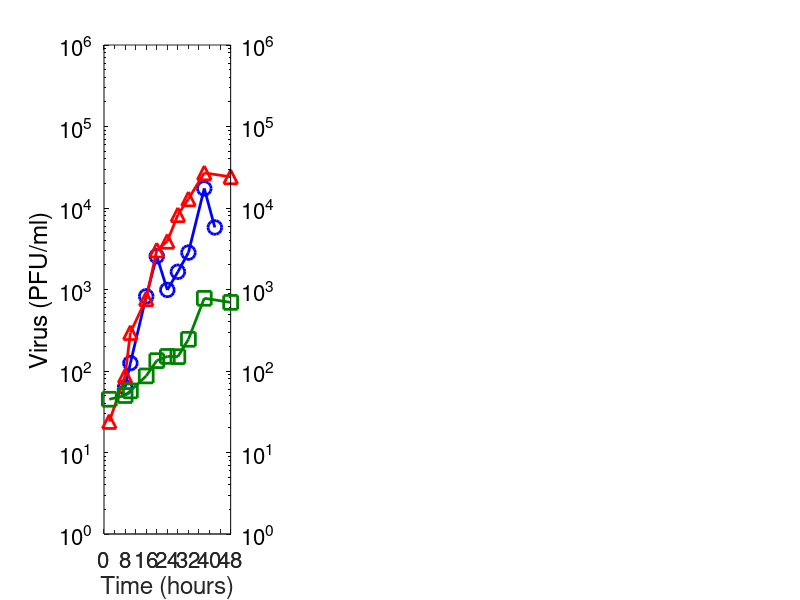

Write the MATLAB code that produced this figure. (Note: this script raises an error after producing the figure.)
% Creates Data Plot

figure('Position',[100 500 1800 700])

% --- Avian Data ---
avt = [480, 600, 960, 1200, 1440, 1680, 1920,  2280, 2520]/60;
av  = [ 63, 125, 825, 2563,  988, 1650, 2838, 17375, 5775];

ait = [120, 480, 600, 960, 1200, 1440, 1680,  1920,  2280,  2880]/60;
ai  = [ 24,  87, 296, 770, 3048, 3901, 8261, 12935, 26970, 24120];

art = [120, 480, 600, 960, 1200, 1440, 1680, 1920, 2280, 2880]/60;
ar  = [ 45,  50,  57,  87,  134,  151,  150,  245,  780,  695];

% --- Seasonal Data ---
svt = [600,  720,  960,  1200,  1440,  1800,  2280,  2880]/60;
sv  = [ 20, 5846, 6900, 38500, 39738, 20238, 15138, 20453];

sit = [120,  480,  720,  960, 1200, 1440]/60;
si  = [391, 1723, 3462, 4618, 6807, 8164] - 300;

siit  = [1440, 1800, 2280, 2880]/60;
%sii   = [8164, 10200, 12913, 16306] - 300;
sii   = [8164, 8500, 8500, 8500] - 300;

srt = [120, 480, 720, 960, 1200, 1440, 1800, 2280, 2880]/60;
sr  = [  1,   1,   1,   2,    6,   16,   68,  239,  655];

% --- Swine Data ---
wvt = [120,   720,   960,   1200,   1440,   1800,   2880]/60;
wv  = [ 20, 64620, 84053, 254587, 665559, 814586, 654773];

wit = [480,  720,  960,  1200,  1440,  1920,  2880]/60;
wi  = [ 75+1, 1835, 1349, 23458, 12073, 30700, 19814] - 75;

wrt = [480, 720,  960, 1200, 1440, 1920, 2880]/60;
wr  = [ 36,  55,   46,  150,   93,  380, 1224];

% --- Plot ---

% Avian
subplot(1, 3, 1)
[haxes, hline1, hline2] = plotyy(avt, av, art, ar, 'semilogy', 'semilogy');
hold on
hline3 = plot(ait, ai);
hold off

set(hline1, 'LineWidth', 2)
set(hline1, 'Marker', 'o')
set(hline1, 'MarkerSize', 10)
set(hline1, 'Color', 'b')

set(hline2, 'LineWidth', 2)
set(hline2, 'Marker', 's')
set(hline2, 'MarkerSize', 10)
set(hline2, 'Color', [0 .5 0])

set(hline3, 'LineWidth', 2)
set(hline3, 'Marker', '^')
set(hline3, 'MarkerSize', 10)
set(hline3, 'Color', 'r')

axes(haxes(1))
set(haxes(1), 'FontSize', 16)
set(haxes(1), 'YColor', 'k')
set(haxes(1), 'YLim', [1 1e6])
set(haxes(1), 'YTick', [1 10 100 1000 10000 100000 1000000])
set(haxes(1), 'XLim', [0 48])
set(haxes(1), 'XTick', 0:4:48)
set(haxes(1), 'XTickLabel', {'0', '', '8', '', '16', '', '24', '', '32', '', '40', '', '48'})
xlabel('Time (hours)')
ylabel('Virus (PFU/ml)')

axes(haxes(2))
set(haxes(2), 'FontSize', 16)
set(haxes(2), 'YColor', 'k')
set(haxes(2), 'YLim', [1 1e6])
set(haxes(2), 'YTick', [1 10 100 1000 10000 100000 1000000])
set(haxes(2), 'XLim', [0 48])
set(haxes(2), 'XTick', 0:4:48)
set(haxes(2), 'XTickLabel', {'0', '', '8', '', '16', '', '24', '', '32', '', '40', '', '48'})
%ylabel('Chemokine (ng/ml)')

lhandle = legend('Virus', 'IP-10', 'RANTES', 4);
set(lhandle, 'Color', 'w')

title('Avian aH5N1 Influenza')

% Seasonal
subplot(1, 3, 2)
[haxes, hline1, hline2] = plotyy(svt, sv, srt, sr, 'semilogy', 'semilogy');
hold on
hline4 = plot(siit, sii);
hline3 = plot(sit, si);
hold off

set(hline1, 'LineWidth', 2)
set(hline1, 'Marker', 'o')
set(hline1, 'MarkerSize', 10)
set(hline1, 'Color', 'b')

set(hline2, 'LineWidth', 2)
set(hline2, 'Marker', 's')
set(hline2, 'MarkerSize', 10)
set(hline2, 'Color', [0 .5 0])

set(hline3, 'LineWidth', 2)
set(hline3, 'Marker', '^')
set(hline3, 'MarkerSize', 10)
set(hline3, 'Color', 'r')

set(hline4, 'LineWidth', 2)
set(hline4, 'LineStyle', ':')
set(hline4, 'Marker', '^')
set(hline4, 'MarkerSize', 10)
set(hline4, 'Color', 'r')

axes(haxes(1))
set(haxes(1), 'FontSize', 16)
set(haxes(1), 'YColor', 'k')
set(haxes(1), 'YLim', [1 1e6])
set(haxes(1), 'YTick', [1 10 100 1000 10000 100000 1000000])
set(haxes(1), 'XLim', [0 48])
set(haxes(1), 'XTick', 0:4:48)
set(haxes(1), 'XTickLabel', {'0', '', '8', '', '16', '', '24', '', '32', '', '40', '', '48'})
xlabel('Time (hours)')
%ylabel('Virus (PFU/ml)')

axes(haxes(2))
set(haxes(2), 'FontSize', 16)
set(haxes(2), 'YColor', 'k')
set(haxes(2), 'YLim', [1 1e6])
set(haxes(2), 'YTick', [1 10 100 1000 10000 100000 1000000])
set(haxes(2), 'XLim', [0 48])
set(haxes(2), 'XTick', 0:4:48)
set(haxes(2), 'XTickLabel', {'0', '', '8', '', '16', '', '24', '', '32', '', '40', '', '48'})
%ylabel('Chemokine (ng/ml)')

lhandle = legend([hline1 hline3 hline2], 'Virus', 'IP-10', 'RANTES', 4);
set(lhandle, 'Color', 'w')

title('Seasonal sH1N1 Influenza')

% Swine
subplot(1, 3, 3)

[haxes, hline1, hline2] = plotyy(wvt, wv, wrt, wr, 'semilogy', 'semilogy');
hold on
hline3 = plot(wit, wi);
hold off

set(hline1, 'LineWidth', 2)
set(hline1, 'Marker', 'o')
set(hline1, 'MarkerSize', 10)
set(hline1, 'Color', 'b')

set(hline2, 'LineWidth', 2)
set(hline2, 'Marker', 's')
set(hline2, 'MarkerSize', 10)
set(hline2, 'Color', [0 .5 0])

set(hline3, 'LineWidth', 2)
set(hline3, 'Marker', '^')
set(hline3, 'MarkerSize', 10)
set(hline3, 'Color', 'r')



axes(haxes(1))
set(haxes(1), 'FontSize', 16)
set(haxes(1), 'YColor', 'k')
set(haxes(1), 'YLim', [1 1e6])
set(haxes(1), 'YTick', [1 10 100 1000 10000 100000 1000000])
set(haxes(1), 'XLim', [0 48])
set(haxes(1), 'XTick', 0:4:48)
set(haxes(1), 'XTickLabel', {'0', '', '8', '', '16', '', '24', '', '32', '', '40', '', '48'})
xlabel('Time (hours)')
%ylabel('Virus (PFU/ml)')

axes(haxes(2))
set(haxes(2), 'FontSize', 16)
set(haxes(2), 'YColor', 'k')
set(haxes(2), 'YLim', [1 1e6])
set(haxes(2), 'YTick', [1 10 100 1000 10000 100000 1000000])
set(haxes(2), 'XLim', [0 48])
set(haxes(2), 'XTick', 0:4:48)
set(haxes(2), 'XTickLabel', {'0', '', '8', '', '16', '', '24', '', '32', '', '40', '', '48'})
ylabel('Chemokine (ng/ml)')

lhandle = legend('Virus', 'IP-10', 'RANTES', 4);
set(lhandle, 'Color', 'w')

title('Pandemic pH1N1 Influenza')
